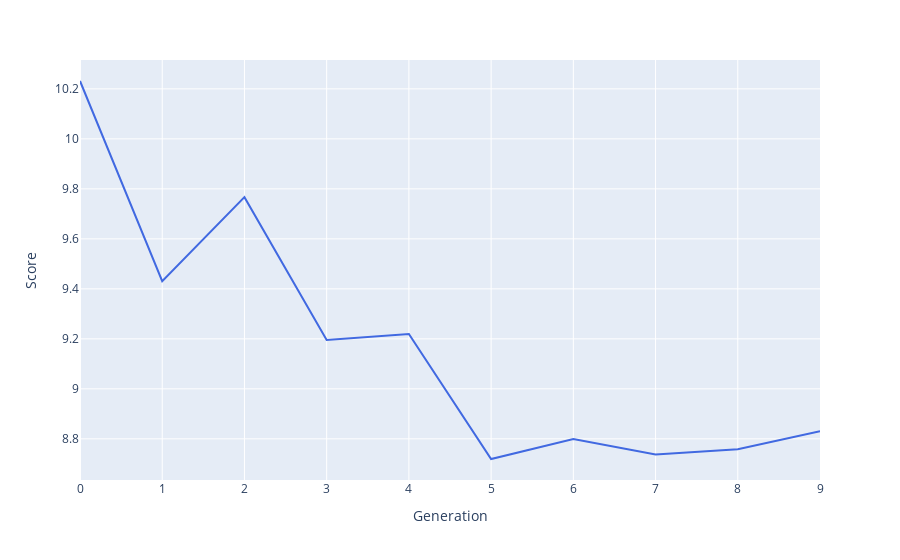

Notebook source saved alongside this figure:
### Code cell
bestRankDF = pd.DataFrame(bestRank, columns=['Score', 'Schedule'])
bestRank
bestRankDF['Generation'] = bestRankDF.index.values
fig = px.line(bestRankDF, x='Generation', y='Score', hover_data=['Schedule'])
fig.update_traces(line_color='RoyalBlue')
fig.show()
fileName = f'p{popSize}g{generations}n{nSwaps}.html'
fig.write_html(f'charts/{fileName}', include_plotlyjs="cdn")

### Figure 1 — Plotly figure (JSON) as saved in the notebook; plotly's stock layout.template omitted (floating-point values rounded to 4 significant figures; data arrays with more than 128 entries replaced by an {"elided": "..."} marker saying what was removed)
{"data": [{"customdata": {"elided": "10x1x48 int values"}, "hovertemplate": "Generation=%{x}<br>Score=%{y}<br>Schedule=%{customdata[0]}<extra></extra>", "legendgroup": "", "line": {"color": "RoyalBlue", "dash": "solid"}, "marker": {"symbol": "circle"}, "mode": "lines", "name": "", "orientation": "v", "showlegend": false, "type": "scatter", "x": [0, 1, 2, 3, 4, 5, 6, 7, 8, 9], "xaxis": "x", "y": [10.23, 9.431, 9.767, 9.196, 9.219, 8.719, 8.799, 8.737, 8.758, 8.831], "yaxis": "y"}], "layout": {"legend": {"tracegroupgap": 0}, "margin": {"t": 60}, "xaxis": {"anchor": "y", "domain": [0, 1], "title": {"text": "Generation"}}, "yaxis": {"anchor": "x", "domain": [0, 1], "title": {"text": "Score"}}}}
